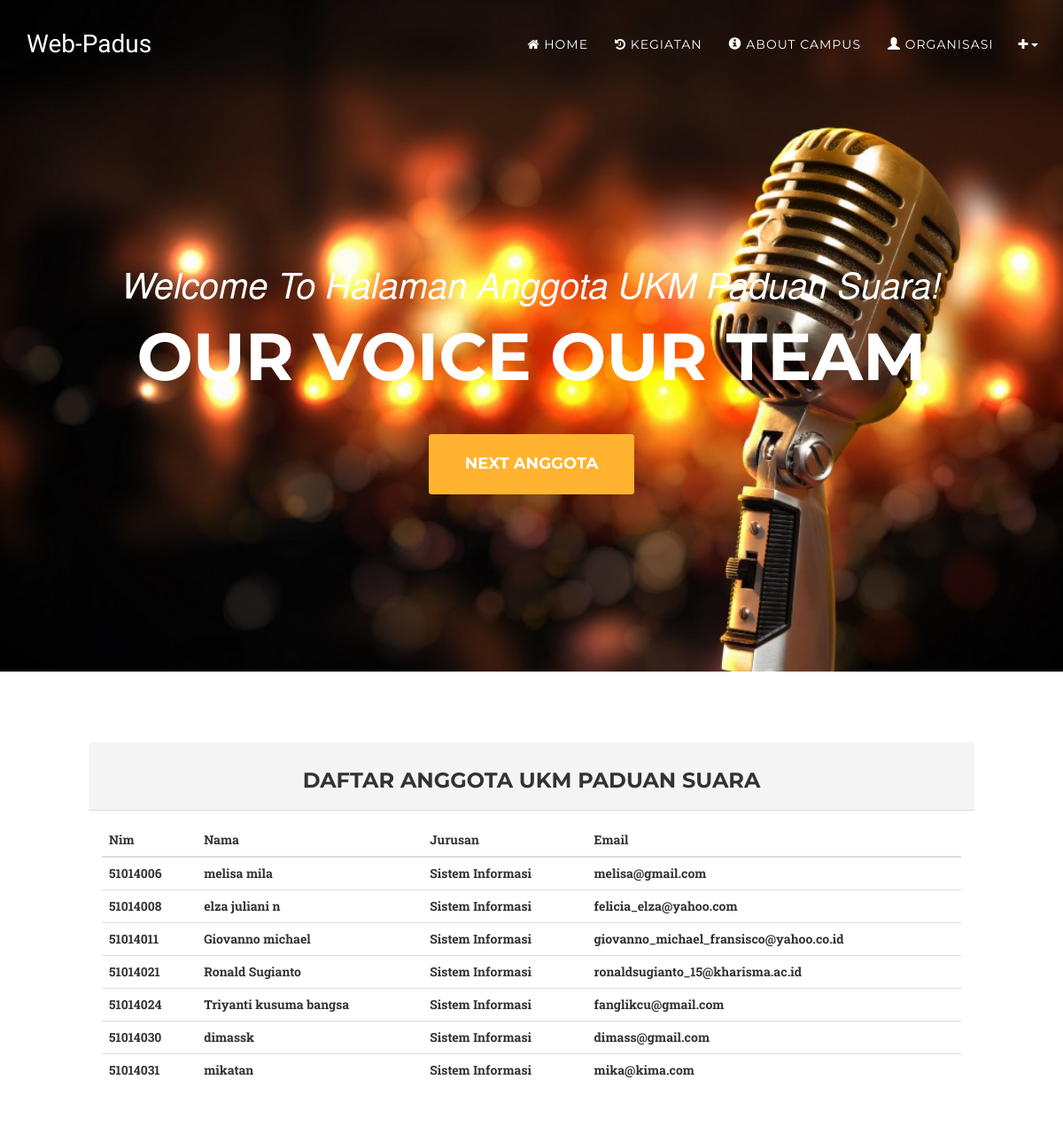
/index.php/anggota, run on the app's committed database.
### tables this page shows
CREATE TABLE `anggotaukm` (
  `id` int(11) NOT NULL,
  `nim` int(10) NOT NULL,
  `nama` varchar(60) NOT NULL,
  `jurusan` varchar(32) NOT NULL,
  `email` varchar(60) NOT NULL,
  `point` int(5) NOT NULL,
  `status` varchar(12) NOT NULL
);

### application/controllers/Anggota.php (called while the page is built, shortened)
<?php
class Anggota extends CI_Controller {
public function __construct(){
	$this->load->model('Akun_model');
}
	public function index()
	{
	   $data['akun'] = $this->Akun_model->view_user();
		$this->load->view('templates/header');
		$data['judul'] = "Welcome To Halaman Anggota UKM Paduan Suara!";
		$this->load->view('templates/headernav');
		$this->load->view('templates/navindex');
		$this->load->view('templates/footernav', $data);
		$this->load->view('anggota', $data);
		$this->load->view('templates/footer');
	}
}

### index.php (called while the page is built, shortened)
<?php
require_once BASEPATH.'core/CodeIgniter.php';

### application/models/Akun_model.php (called while the page is built, shortened)
<?php
class Akun_model extends CI_Model{
	public function view_user(){
		$this->db->order_by('nim');
		$query =  $this->db->get('anggotaukm');
		return $query->result_array();
	}
}
?>

### application/views/anggota.php (the view)
               <a href="#anggota" class="page-scroll btn btn-xl">Next Anggota</a>
            </div>
        </div>
    </header>
<br><br><br><br>
    <x id="anggota">
    <div id="wrapper">
            <div class="row">
                <div class="col-lg-12">
                    <div class="panel1 panel-default">
                        <div class="panel-heading">
                         <h3>   Daftar Anggota UKM Paduan Suara </h3>
                        </div>
                        <div class="panel-body">
                            <div class="table-responsive">
                                <table class="table table-hover">
                                    <thead>
                                        <tr>
                                            <th>Nim</th>
                                            <th>Nama</th>
                                            <th>Jurusan</th>
                                            <th>Email</th>
                                        </tr>
                                    </thead>
                                    <tbody>
                                    <?php foreach ($akun as $perakun) { ?>
                                        <tr>
                                           <th><?= $perakun['nim']; ?></th>
                                           <th><?= $perakun['nama']; ?></th>
                                           <th><?= $perakun['jurusan']; ?></th>
                                           <th><?= $perakun['email']; ?></th>
                                        </tr>
                                     <?php } ?>
                                    </tbody>
                                </table>
                            </div>
                        </div>
                    </div>
                </div>
            </div>
    </div>
    </x>
    <br><br><br><br><br><br><br><br><br><br><br>

### asset/css/agency.css (style rules this page uses)
body { overflow-x: hidden; font-family: "Roboto Slab", "Helvetica Neue", Helvetica, Arial, sans-serif; }
a, a:hover, a:focus, a:active, a.active { outline: none; }
a { color: #fed136; }
h1, h2, h3, h4, h5, h6 { font-family: "Montserrat", "Helvetica Neue", Helvetica, Arial, sans-serif; text-transform: uppercase; font-weight: 700; }
.btn-xl { color: white; background-color: #ffb32e; border-color: #ffb32e; font-family: "Montserrat", "Helvetica Neue", Helvetica, Arial, sans-serif; text-transform: uppercase; font-weight: 700; border-radius: 3px; font-size: 18px; padding: 20px 40px; }
body { webkit-tap-highlight-color: #fed136; }

### asset/css/style.css (style rules this page uses)
.animate { -webkit-animation: animatezoom 0.9s; animation: animatezoom 0.9s; }
h3 { text-align: center; }
a { color:#ee0000; text-decoration:none }
.panel1 { max-width: 1000px; margin: auto; }

### data on the page
anggotaukm: nim "51014006", nama "melisa mila", jurusan "Sistem Informasi", email "melisa@gmail.com"
anggotaukm: nim "51014008", nama "elza juliani n", jurusan "Sistem Informasi", email "felicia_elza@yahoo.com"
anggotaukm: nim "51014011", nama "Giovanno michael", jurusan "Sistem Informasi", email "giovanno_michael_fransisco@yahoo.co.id"
anggotaukm: nim "51014021", nama "Ronald Sugianto", jurusan "Sistem Informasi", email "ronaldsugianto_15@kharisma.ac.id"
anggotaukm: nim "51014024", nama "Triyanti kusuma bangsa", jurusan "Sistem Informasi", email "fanglikcu@gmail.com"
anggotaukm: nim "51014030", nama "dimassk", jurusan "Sistem Informasi", email "dimass@gmail.com"
anggotaukm: nim "51014031", nama "mikatan", jurusan "Sistem Informasi", email "mika@kima.com"

### other printed values
$judul "Welcome To Halaman Anggota UKM Paduan Suara!"
